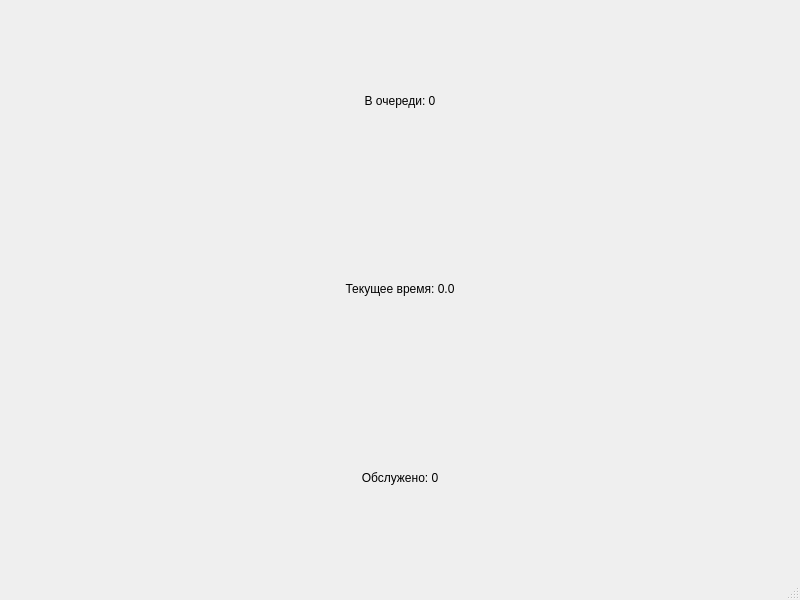
<?xml version="1.0" encoding="UTF-8"?>
<ui version="4.0">
 <class>MainWindow</class>
 <widget class="QMainWindow" name="MainWindow">
  <property name="geometry">
   <rect>
    <x>0</x>
    <y>0</y>
    <width>800</width>
    <height>600</height>
   </rect>
  </property>
  <property name="windowTitle">
   <string>MainWindow</string>
  </property>
  <widget class="QWidget" name="centralwidget">
   <layout class="QVBoxLayout" name="verticalLayout">
    <item>
     <widget class="QLabel" name="queueSizeLabel">
      <property name="text">
       <string>В очереди: 0</string>
      </property>
      <property name="alignment">
       <set>Qt::AlignmentFlag::AlignCenter</set>
      </property>
     </widget>
    </item>
    <item>
     <widget class="QLabel" name="timeLabel">
      <property name="text">
       <string>Текущее время: 0.0</string>
      </property>
      <property name="alignment">
       <set>Qt::AlignmentFlag::AlignCenter</set>
      </property>
     </widget>
    </item>
    <item>
     <widget class="QLabel" name="servedLabel">
      <property name="text">
       <string>Обслужено: 0</string>
      </property>
      <property name="alignment">
       <set>Qt::AlignmentFlag::AlignCenter</set>
      </property>
     </widget>
    </item>
   </layout>
  </widget>
  <widget class="QMenuBar" name="menubar">
   <property name="geometry">
    <rect>
     <x>0</x>
     <y>0</y>
     <width>800</width>
     <height>23</height>
    </rect>
   </property>
  </widget>
  <widget class="QStatusBar" name="statusbar"/>
 </widget>
 <resources/>
 <connections/>
</ui>
